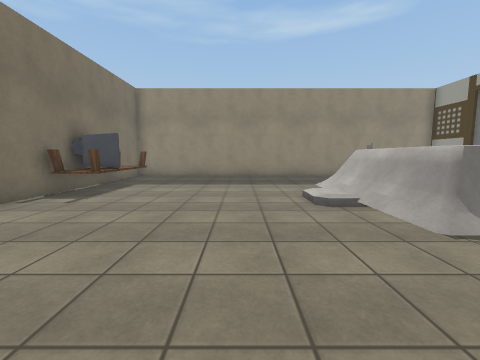
view 1 (above)

16 first-person views from a walk through a scene from a Unity 3-D project. The camera is 1.3 m above the floor, tilts 6° down and sees 90° across. The floor is counted in squares, 1 m on a side. Each view is taken from the middle of a square. On the plan, view 1 faces up. The plan holds only what a view shows up to about 12 squares ahead; the rest is blank. The place goes on beyond the plan. The player is left out. Door leaves are left out, so doorways stand open. Some surface patterns are stand-ins.

view 2
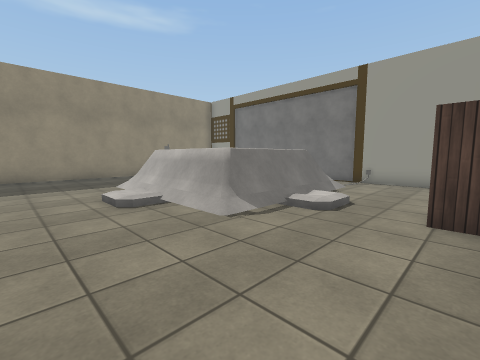

view 3
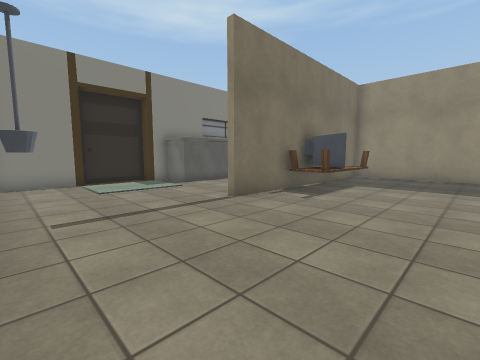

view 4
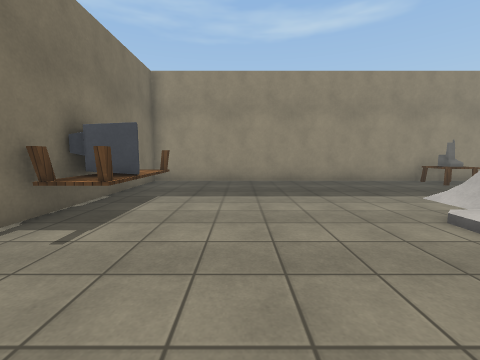

view 5
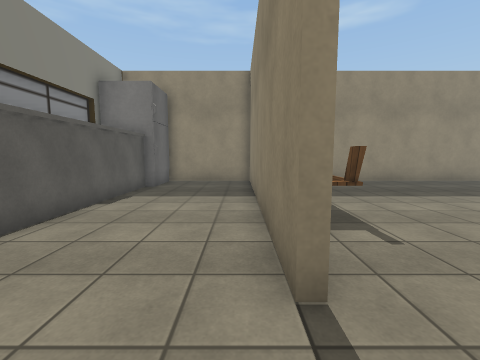

view 6
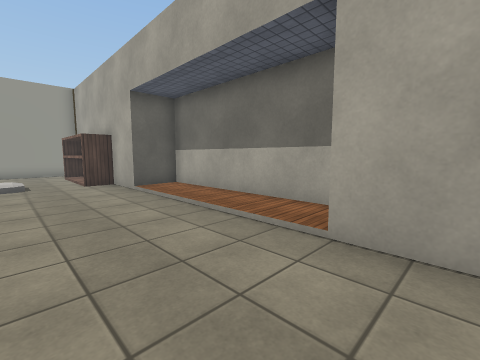

view 7
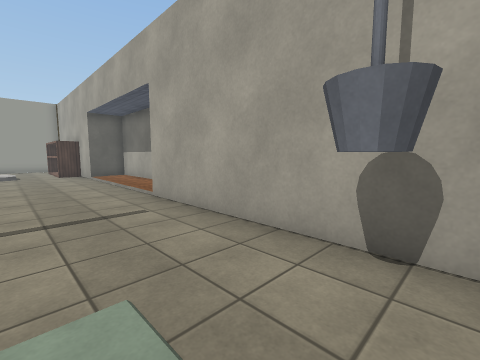

view 8
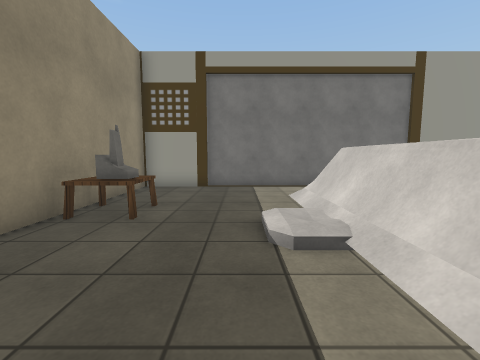

view 9
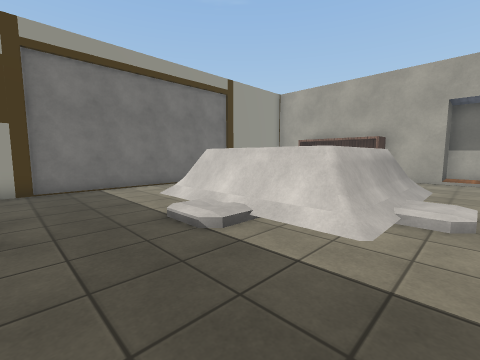

view 10
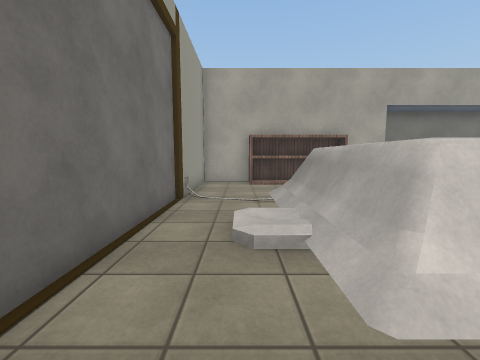

view 11
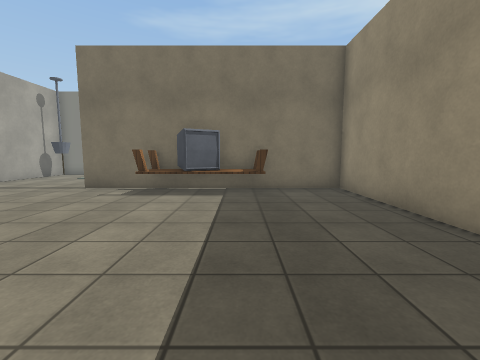

view 12
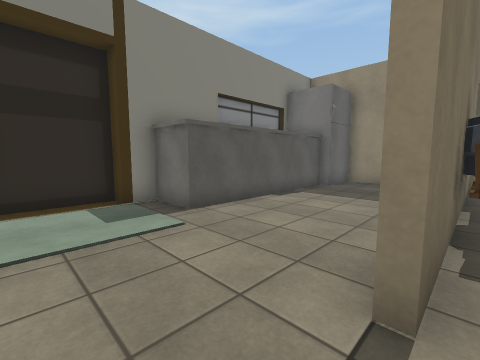

view 13
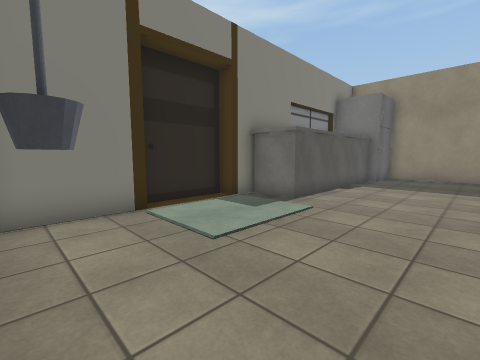

view 14
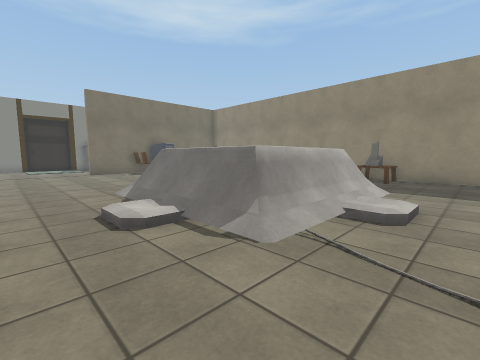

view 15
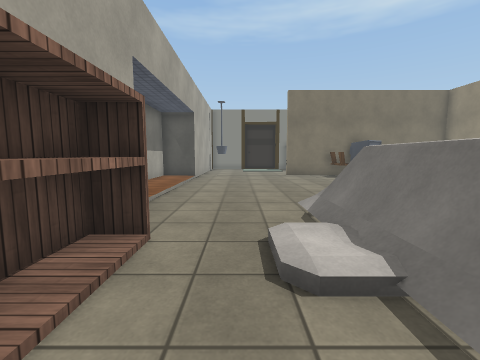

view 16
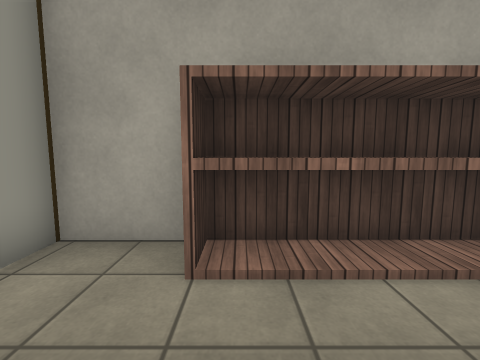

### Floor plan
Key: @ floor where view 1 was taken; # wall or solid block; . main floor; : floor 0.25 m higher than the main floor; / step, stairs or slope; D open door; T table; B bookshelf; L lamp; P phone; F fridge; O other object.
Columns run from 13 left of view 1 to 12 right of it. Each row starts with its distance up from view 1.
 15   ########################
 14   F....#............PP...#
 13  FFF...#............PT...#
 12   O....#T................#
 11   O....TT................#
 10   O....#T........./:/....#
  9   O....OT......./OOOOO:..#
  8   O....TT......./OOOOO//.#
  7   O....#......./ O   O /.#
  6 #OO....#.......//O   O//.#
  5 #......#......../OOOOO:..#
  4 #. ............./OOOOO:..#
  3 #. .............../:/....#
  2 #........................#
  1 #.L......................#
  0 ##L..........@.....BBBB..#
 -1  ########DDDDDDDD##    ###
 -2         ##########

Where each view was taken, in squares from view 1:
view 1: 0 up, 0 right, facing up
view 2: 0 up, 0 right, facing up-right
view 3: 0 up, 1 left, facing up-left
view 4: 3 up, 2 left, facing up
view 5: 3 up, 7 left, facing up
view 6: 3 up, 6 left, facing down-right
view 7: 3 up, 12 left, facing down-right
view 8: 11 up, 2 right, facing right
view 9: 13 up, 2 right, facing down-right
view 10: 11 up, 10 right, facing down
view 11: 11 up, 3 right, facing left
view 12: 3 up, 6 left, facing up-left
view 13: 0 up, 7 left, facing up-left
view 14: 1 up, 11 right, facing up-left
view 15: 2 up, 9 right, facing left
view 16: 3 up, 9 right, facing down
